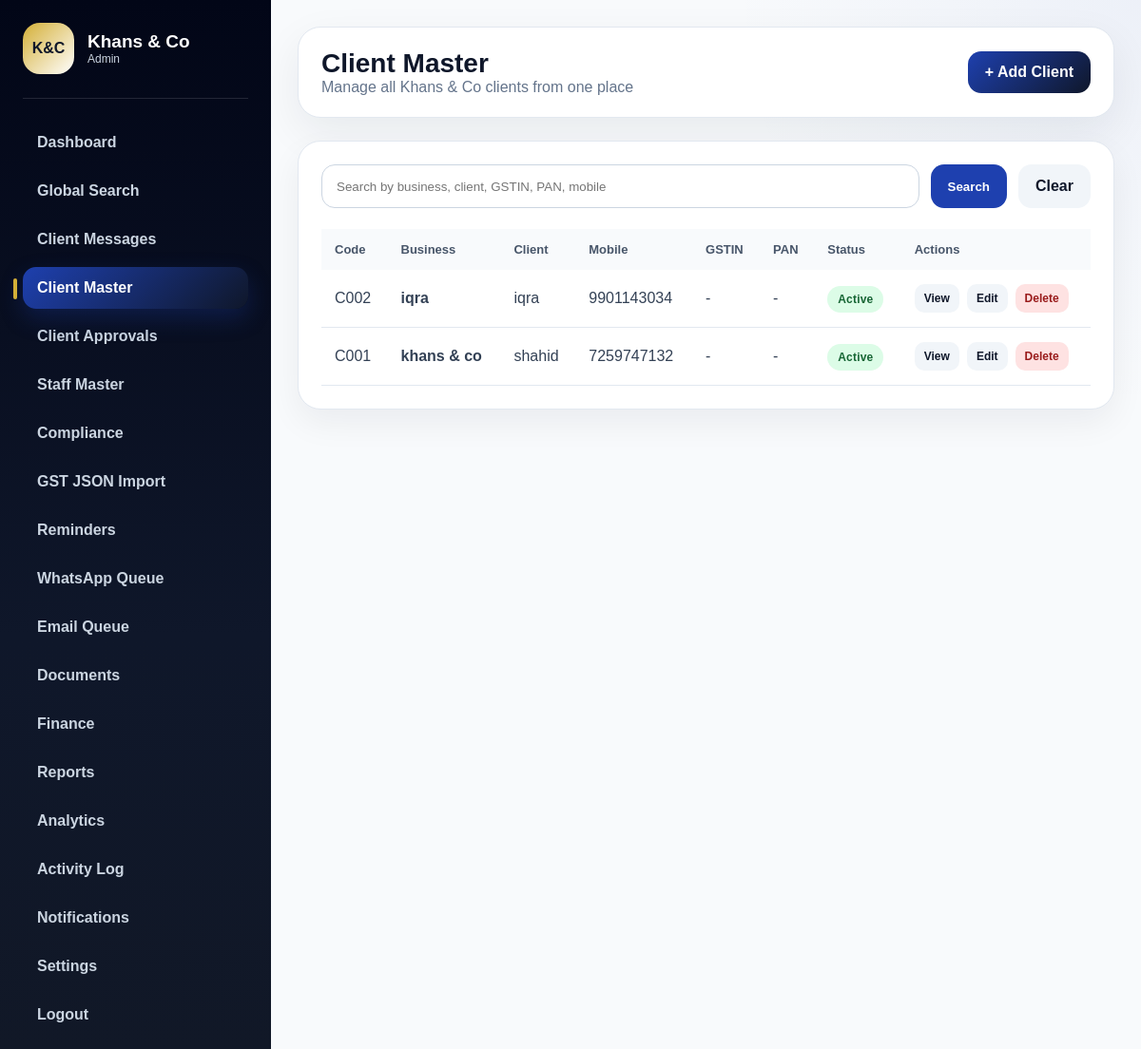
Before: /admin/clients (signed in) with the older database file.
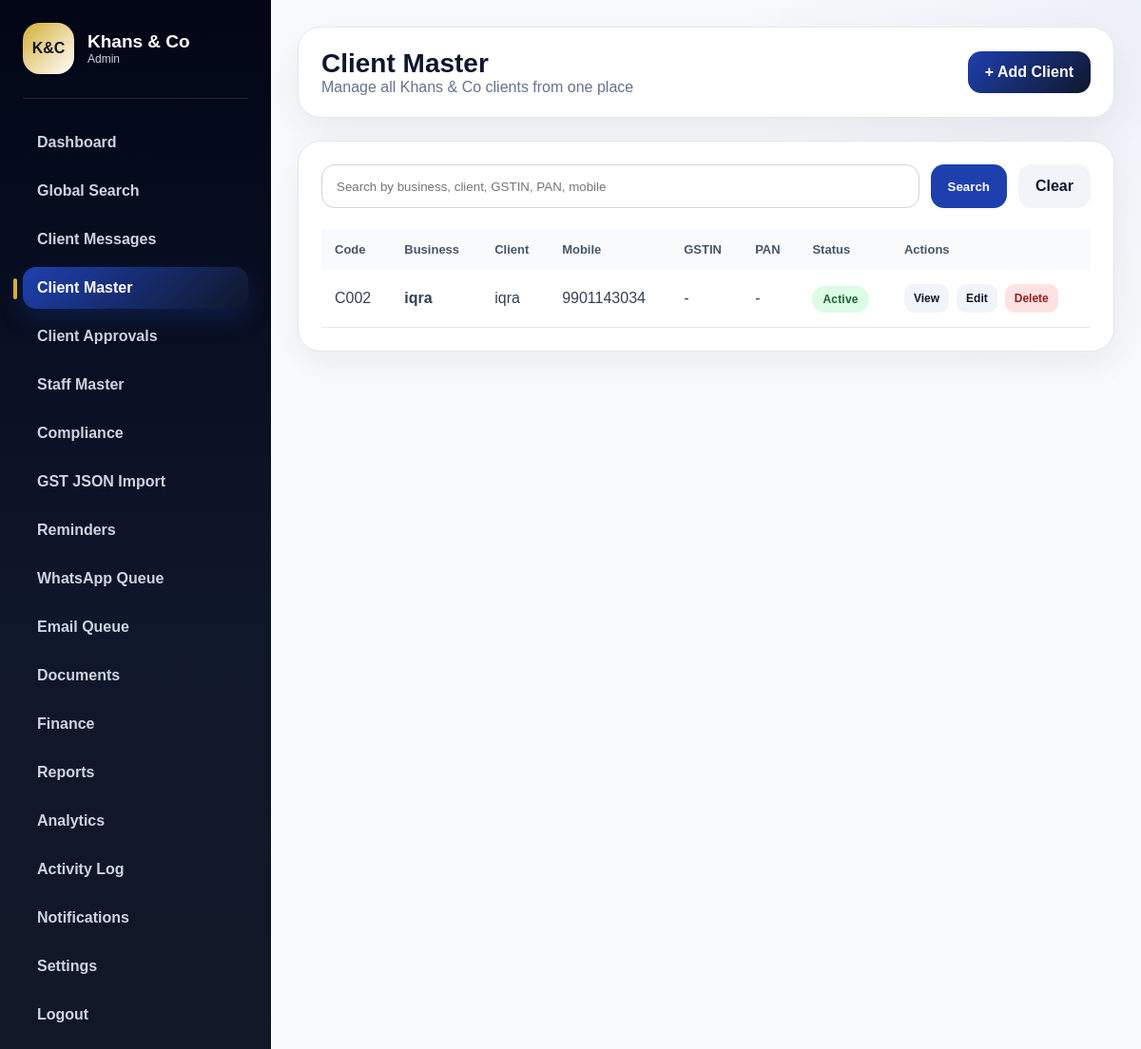
After: the same page with the newer database file.
### app/database/models.py (models this page shows)
class Client(db.Model):
    __tablename__ = "clients"
    id = db.Column(db.Integer, primary_key=True)
    client_code = db.Column(db.String(30), unique=True, nullable=False, index=True)
    business_name = db.Column(db.String(150), nullable=False)
    client_name = db.Column(db.String(120), nullable=False)
    mobile = db.Column(db.String(20), nullable=True)
    email = db.Column(db.String(150), nullable=True)
    gstin = db.Column(db.String(20), nullable=True, index=True)
    pan = db.Column(db.String(20), nullable=True, index=True)
    constitution = db.Column(db.String(80), nullable=True)
    registration_type = db.Column(db.String(80), nullable=True)
    return_frequency = db.Column(db.String(40), nullable=True)
    address = db.Column(db.Text, nullable=True)
    city = db.Column(db.String(80), nullable=True)
    state = db.Column(db.String(80), nullable=True)
    pincode = db.Column(db.String(10), nullable=True)
    status = db.Column(db.String(30), nullable=False, default="active")
    assigned_staff = db.Column(db.String(120), nullable=True)
    created_at = db.Column(db.DateTime, default=datetime.utcnow)
    documents = db.relationship("ClientDocument", backref="client", cascade="all, delete-orphan")

### app/admin/client_routes.py (the view, shortened to what this page needs)
@admin_bp.route("/clients")
@require_client_management
def clients():
    if not admin_required():
        return redirect(url_for("auth.login"))
    search = request.args.get("search", "").strip()
    query = Client.query
    clients = query.order_by(Client.id.desc()).all()
    return render_template("admin/clients.html", clients=clients, search=search)

### app/__init__.py (called while the page is built)
def create_app():
    app = Flask(__name__, template_folder="templates", static_folder="static")
    app.config.from_object(Config)
    db.init_app(app)
    migrate.init_app(app, db)
    init_validation_hooks(app)
    @app.context_processor
    def inject_notification_count():
        try:
            unread_notifications_count = Notification.query.filter_by(is_read=False).count()
        except Exception:
            unread_notifications_count = 0
        return dict(unread_notifications_count=unread_notifications_count)
    from app.auth.routes import auth_bp
    from app.admin.routes import admin_bp
    from app.client.routes import client_bp
    app.register_blueprint(auth_bp)
    app.register_blueprint(admin_bp)
    app.register_blueprint(client_bp)
    return app

### app/admin/client_routes.py (called while the page is built)
def admin_required():
    return session.get("user_role") == "admin"

### app/utils/permissions.py (called while the page is built)
def can_manage_clients(session):
    return session.get("user_role") in [
        ROLE_SUPER_ADMIN,
        ROLE_ADMIN,
        ROLE_PARTNER,
        ROLE_MANAGER
    ]

### app/utils/validation_hooks.py (called while the page is built, shortened)
def init_validation_hooks(app):
    @app.before_request
    def validate_common_form_fields():
        if request.method != "POST":
            return None

### app/templates/admin/clients.html (shortened to what this page needs)
{% extends "shared/base.html" %}
{% block body %}
<div class="app-layout">
    {% include "shared/admin_sidebar.html" %}
    <main class="main">
        <header class="topbar">
            <div>
                <h1>Client Master</h1>
                <p>Manage all Khans & Co clients from one place</p>
            </div>
            <a class="top-action" href="{{ url_for('admin.add_client') }}">+ Add Client</a>
        </header>
        <section class="panel">
            <form method="GET" class="client-search">
                <input type="text" name="search" value="{{ search }}" placeholder="Search by business, client, GSTIN, PAN, mobile">
                <button type="submit">Search</button>
                <a href="{{ url_for('admin.clients') }}">Clear</a>
            </form>
            <div class="table-wrap">
                <table class="enterprise-table">
                    <thead>
                        <tr>
                            <th>Code</th>
                            <th>Business</th>
                            <th>Client</th>
                            <th>Mobile</th>
                            <th>GSTIN</th>
                            <th>PAN</th>
                            <th>Status</th>
                            <th>Actions</th>
                        </tr>
                    </thead>
                    <tbody>
                        {% for client in clients %}
                        <tr>
                            <td>{{ client.client_code }}</td>
                            <td><strong>{{ client.business_name }}</strong></td>
                            <td>{{ client.client_name }}</td>
                            <td>{{ client.mobile }}</td>
                            <td>{{ client.gstin or "-" }}</td>
                            <td>{{ client.pan or "-" }}</td>
                            <td><span class="badge {{ client.status }}">{{ client.status }}</span></td>
                            <td>
                                <div class="action-links">
                                    <a href="{{ url_for('admin.view_client', client_id=client.id) }}">View</a>
                                    <a href="{{ url_for('admin.edit_client', client_id=client.id) }}">Edit</a>
                                    <form method="POST" action="{{ url_for('admin.delete_client', client_id=client.id) }}" onsubmit="return confirm('Delete this client?');">
                                        <button type="submit">Delete</button>
                                    </form>
                                </div>
                            </td>
                        </tr>
                        {% else %}
                        <tr>
                            <td colspan="8" class="empty">No clients found. Add your first client.</td>
                        </tr>
                        {% endfor %}
                    </tbody>
                </table>
            </div>
        </section>
    </main>
</div>
{% endblock %}

Changed rows visible on the page:
removed Client: client_code "C001", business_name "khans & co", client_name "shahid", mobile "7259747132", gstin "-", pan "-", status "Active"
